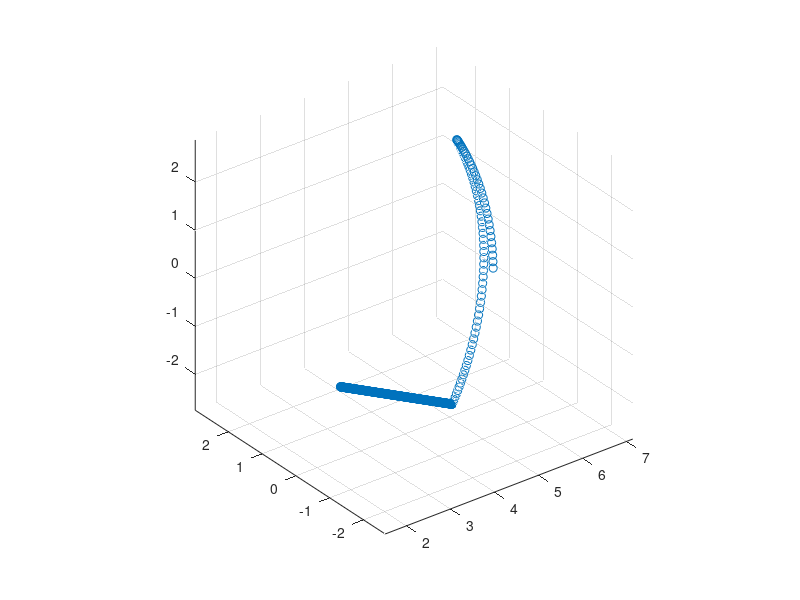

Reproduce this figure in MATLAB. (Note: this script raises an error after producing the figure.)
% Runs a circle around a cube

clear
close all
clc


%% Options

% LIDAR
LidarFOVHeight = pi/6; %radians
LidarFOVWidth = pi/4; %radians
LidarArrayWidth = 50;
LidarArrayHeight = 50;
lidarImageRate = 1; %one to create lidar image for every camera image

%circle parameters
R = 6; %radius
Nrev = 10000; %number of images per revolution
inc = .5; %magnitude of oscilations
Revs = .01; %number of revolutions around the cube before starting plunge
Noscil = 70; %number of oscillations per revolution
PlungeDepth = 3; %distance from center when plunge ends

%control if we used compiled code for image generation
useMexForImgGen = false;

%true depth data is massive, run this if you only want to create and save
%it at the target index
targIdx = [1:100]; %set of frames we'd like to run (1-idx, not 0-idx)
targKF = targIdx(1); %the frame where dense depth data for each image pixel will be saved
runTargOnly = false;

%savepath for data
% savepath = 'C:\Users\corey\Documents\SharedFolder\truth';
savepath = 'truth';

%save truth information as csv?
saveAsCsv = true;

% Noise
addRBGNoise = false;
addDepthNoise = true;
MuLidar = 0; %average lidar depth noise
PLidar = .01^2; % lidar depth covariance, m^2
MuRGB = 0; % average RGB noise
PRGB = .01; % RGB noise covariance
GaussBlurFactor = 3;

% Parallel Pool
poolnum = 6; %number of cores used

%% Main

%path for wahba solver
addpath('../matlabScripts/')

%generate trajectory
Nperd = Nrev/(2*pi*R); % number of images per m travelled
Nrev = round(Revs*Nrev);
Nlin = round(PlungeDepth*Nperd);
N = Nlin + Nrev;

theta = linspace(0,2*pi*Revs,Nrev);
phi = inc*sin(Noscil*theta);
x = zeros(3,N);
for ii = 1:Nrev
    x(1,ii) = R*cos(theta(ii))*cos(phi(ii));
    x(2,ii) = R*sin(theta(ii))*cos(phi(ii));
    x(3,ii) = R*sin(phi(ii));
end

%linear portion of trajectory
revEnd = x(:,Nrev);
linEnd = PlungeDepth*revEnd/norm(revEnd);
x(1,Nrev+1:end) = linspace(revEnd(1),linEnd(1),Nlin);
x(2,Nrev+1:end) = linspace(revEnd(2),linEnd(2),Nlin);
x(3,Nrev+1:end) = linspace(revEnd(3),linEnd(3),Nlin);

figure
scatter3(x(1,:),x(2,:),x(3,:))
axis equal

% Create the cube
P = [1; 0; 0];
s = 0.5;
sw = 0.05;
fc = [1 0 0;
    0 1 0;
    0 0 1;
    1 1 0;
    1 0 1;
    0 1 1];

ec = [.1 .1 .1];
C = createCube(P, s, sw, fc, ec);

%create more cubes
P2 = [0; 0; -2];
C2 = createCube(P2, s, sw, fc, ec);

P3 = [1; -1; 0];
C3 = createCube(P3, s, sw, fc, ec);

P4 = [0; 2; .5];
C4 = createCube(P4, s, sw, fc, ec);

P5 = [-1; 0; 0];
C5 = createCube(P5, s, sw, fc, ec);

P6 = [.4; -1; .4];
C6 = createCube(P6, s, sw, fc, ec);

%create an all encompassing rectangular prism
s = [14; 14; 12];
sw = .1;
C7 = createRectangularPrism([0, 0, 0]', s, sw, fc, ec, true);

%more cubes
P8 = [.4; 1; .4];
s = 0.5;
sw = .05;
C8 = createCube(P8, s, sw, fc, ec);

P9 = [-.4; 0; -.4];
C9 = createCube(P9, s, sw, fc, ec);

P10 = [-.4; -1; -.4];
C10 = createCube(P10, s, sw, fc, ec);

P11 = [.2; -1; 2];
C11 = createCube(P11, s, sw, fc, ec);

%cube cell array
CArray = cell(2,1);
CArray{1} = C;
CArray{2} = C2;
CArray{3} = C3;
CArray{4} = C4;
CArray{5} = C5;
CArray{6} = C6;
CArray{7} = C7;
CArray{8} = C8;
CArray{9} = C9;
CArray{10} = C10;
CArray{11} = C11;

% createPixelVectors and camera information
f = 500;
width = 640;
height = 480;
sz = [width, height];
px = width/2;
py = height/2;
K = [f, 0, px;
    0, f, py;
    0, 0, 1];

V = createPixelVectors(K,width,height);

%create pixel assignments for lidar points
%build lidar angle array
LidarYawAngles = linspace(LidarFOVWidth/2,-LidarFOVWidth/2,LidarArrayWidth);  %note intentional sign reversal
LidarPitchAngles = linspace(-LidarFOVHeight/2,LidarFOVHeight/2,LidarArrayHeight);
lidarPixelMatches = zeros(LidarArrayHeight,LidarArrayWidth,2);

%create a calibration output
FID = fopen('lidarCalib.csv','w');
fprintf(FID,'%3i, %3i, \n', LidarArrayWidth, LidarArrayHeight);
for ii = 1:LidarArrayWidth
    fprintf(FID,'%8f, ',LidarYawAngles(ii));
end
fprintf(FID,'\n');
for ii = 1:LidarArrayHeight
    fprintf(FID,'%8f, ',LidarPitchAngles(ii));
end
fclose(FID);

for ii = 1:LidarArrayWidth
    for jj = 1:LidarArrayHeight
        %create vector corresponding to these angles
        r = zeros(3,1);
        r(2) = sin(LidarPitchAngles(jj));
        r13 = cos(LidarPitchAngles(jj));
        r(1) = -r13*sin(LidarYawAngles(ii));
        r(3) = r13*cos(LidarYawAngles(ii));
                
        %map to pixels
        pbar = K*r;
        p = zeros(2,1);
        p(1) = round(pbar(1)/pbar(3));
        p(2) = round(pbar(2)/pbar(3));
        %p(1) = pbar(1)/pbar(3);
        %p(2) = pbar(2)/pbar(3);
        
        lidarPixelMatches(jj,ii,:) = p;
        
    end
end

%putput pixels to make sure everything is correct
figure
hold on
scatter(lidarPixelMatches(1,1,1),lidarPixelMatches(1,1,2))
scatter(lidarPixelMatches(1,end,1),lidarPixelMatches(1,end,2))
scatter(lidarPixelMatches(end,end,1),lidarPixelMatches(end,end,2))
scatter(lidarPixelMatches(end,1,1),lidarPixelMatches(end,1,2))
legend('UL','UR','LR','LL','Location','best')
set(gca, 'YDir','reverse')

%run through and create an image at each point, always pointing towards the
%center
vz = [0; 0; 1];
vx = [1; 0; 0];
vBMat = [vx'; vz'];
aVec = [1; 1];

imgFig = figure;
imgDFig = figure;
lidarFig = figure;

%generate quaternions
qArray = zeros(N,4);
for ii = 1:N
    
        %create the quaternion for this location
    imFoc = [0 0 0]'; %point the image is centered on
    vz_I = imFoc - x(:,ii); %camera z-axis in the inertial frame
    vx_I = [vz_I(2); -vz_I(1); 0]; %camera x-axis in the inertial frame
    
    %normalize vectors
    vx_I = vx_I/norm(vx_I);
    vz_I = vz_I/norm(vz_I);
    
    %create matrix and solve wahbas problem
    vIMat = [vx_I'; vz_I'];
    RBI = wahbaSolver(aVec,vIMat,vBMat);
    q = dcm2quat(RBI);
    qArray(ii,:) = q;
    
end

%control which images are created
if(runTargOnly)
    idxs = targIdx;
else
    idxs = 1:N;
end

%create all the images
% imgDArray = zeros(sz(2),sz(1),length(idxs));

% Parallel Pool
p = gcp('nocreate');
if(isempty(p))
    parpool(poolnum)
end

tic

parfor ii = idxs
%     tic
    if(useMexForImgGen)
        imgRGBD = createImage_mex(CArray, x(:,ii), qArray(ii,:)', V, sz, K);
    else
        imgRGBD = createImage(CArray, x(:,ii), qArray(ii,:)', V, sz, K);
    end
        
%     toc
    
    %extract RGB info
    img = imgRGBD(:,:,1:3);
    imgD = imgRGBD(:,:,4);
    imgLidar = createLidarImage(imgD, lidarPixelMatches);
    

    
    %create some noise
    RGBnoise = mvnrnd(MuRGB*ones(sz(1)*sz(2),3), PRGB*eye(3));
    Dnoise = mvnrnd(MuLidar*ones(LidarArrayWidth*LidarArrayHeight,1), PLidar);

    
    if(addRBGNoise)
        %add noise to img
        for jj = 1:sz(1)
            for kk = 1:sz(2)
                
                % linear index
                idx = jj + (kk-1)*sz(1);
                
                %add RBG Noise
                newPixel = squeeze(img(kk,jj,:)) + RGBnoise(idx,:)';
                
                %constrain RBG values
                newPixel(newPixel > 1) = 1;
                newPixel(newPixel < 0) = 0;
                
                %reassign
                img(kk,jj,:) = newPixel;
                
            end
        end
    end

    if(addDepthNoise)
        
        %add noise to imgLidar
        for jj = 1:LidarArrayWidth
            for kk = 1:LidarArrayHeight
                
                %linear index
                idx = jj + (kk-1)*LidarArrayWidth;
                
                %depth noise
                imgLidar(kk,jj) = imgLidar(kk,jj) + Dnoise(idx);
                
            end
        end
        
    end

    %apply gaussian blur to image
    imgFilt = imgaussfilt(img,GaussBlurFactor);
    
    %save Depth
%     if(ii == targKF)
%         imgDArray(:,:,ii == idxs) = imgD;
%     end
    
    %display images
    % imgFilt = img;
    % imshow(img);
    
    % figure(imgFig);
    % imshow(imgFilt);
    
    % figure(imgDFig)
    % s = surf(imgD);
    % s.EdgeColor = 'interp';
    % view([0 0 -1])
    
    % figure(lidarFig)
    % s = surf(imgLidar);
    % s.EdgeColor = 'interp';
    % view([0 0 -1])
    
    imwrite(imgFilt,strcat('images/cubeCircling',num2str(ii,'%04i'),'.jpg'))
    dlmwrite(strcat('lidarImages/cubeCircling',num2str(ii,'%04i'),'.csv'),imgLidar,...
        'precision','%.4f')
    
    disp('Percent Complete:')
    disp(ii/length(idxs)*100)
    
end
toc

%write out truth data
if(~saveAsCsv)
    truth.CArray = CArray;
    truth.traj = x;
    truth.quat = qArray;
%     truth.depth = imgDArray;
    truth.K = K;
    truth.lidarPixelMatches = lidarPixelMatches;
    save(strcat(savepath,'slamSIM_truth.mat'),...
        'truth','-v7.3');
else
    csvwrite(strcat(savepath,'\truthTraj.csv'), x');
    csvwrite(strcat(savepath,'\truthQuat.csv'), qArray);
    csvwrite(strcat(savepath,'\truthK.csv'), K);
    csvwrite(strcat(savepath,'\truthLidarPixelMatchesX.csv'), lidarPixelMatches(:,:,1));
    csvwrite(strcat(savepath,'\truthLidarPixelMatchesY.csv'), lidarPixelMatches(:,:,2));
    
%     %SAVING TRUTH DEPTH IN ZERO INDEX FILE NAME
%     for ii = idxs
%         fname = strcat(savepath,'\truthDepth',string(ii-1),'.csv');
%         csvwrite(fname, imgDArray(:,:,ii == idxs));
%         
%     end
end
    